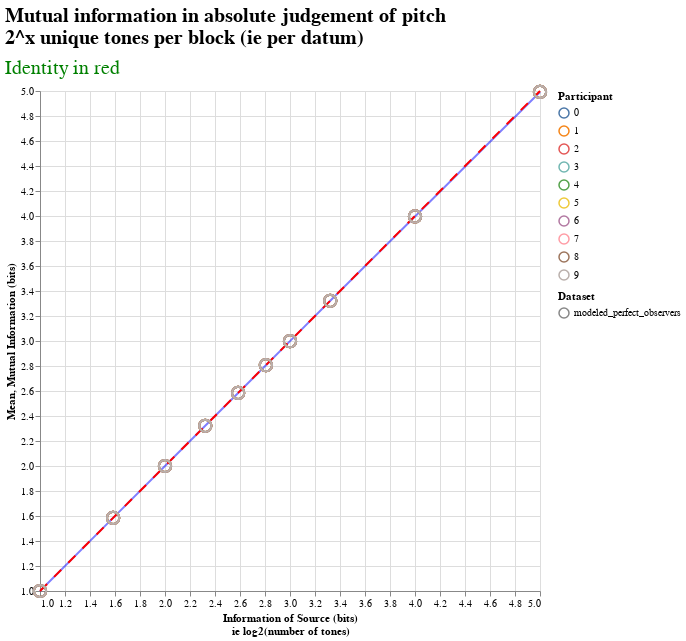

Notebook code for this chart:
### Code cell
plot_mutual_info(identity_model_df)

### Figure 1 — Vega-Lite specification as saved in the notebook (floating-point values rounded to 4 significant figures)
{"config": {"view": {"continuousWidth": 400, "continuousHeight": 300}, "title": {"anchor": "start", "font": "Helvetica", "fontSize": 20}}, "layer": [{"layer": [{"mark": {"type": "line", "color": "blue", "opacity": 0.5}, "encoding": {"x": {"type": "quantitative", "field": "source", "scale": {"domain": [1.0, 5.0]}, "title": ["Information of Source (bits)", "ie log2(number of tones)"]}, "y": {"type": "quantitative", "aggregate": "mean", "field": "mutual", "scale": {"domain": [1.0, 5.0]}, "title": "Mean"}}, "height": 500.0, "title": {"text": ["Mutual information in absolute judgement of pitch", "2^x unique tones per block (ie per datum)"], "subtitle": ["Identity in red"], "color": "black", "subtitleColor": "green", "subtitleFontSize": 20, "subtitlePadding": 10}, "width": 500}, {"mark": {"type": "errorband", "color": "blue", "extent": "ci"}, "encoding": {"x": {"type": "quantitative", "field": "source", "scale": {"domain": [1.0, 5.0]}, "title": ["Information of Source (bits)", "ie log2(number of tones)"]}, "y": {"type": "quantitative", "field": "mutual", "scale": {"domain": [1.0, 5.0]}, "title": ""}}, "height": 500.0, "title": {"text": ["Mutual information in absolute judgement of pitch", "2^x unique tones per block (ie per datum)"], "subtitle": ["Identity in red"], "color": "black", "subtitleColor": "green", "subtitleFontSize": 20, "subtitlePadding": 10}, "width": 500}], "data": {"name": "data-53c466901716ec42d45eb6d93de757f4"}}, {"data": {"name": "data-53c466901716ec42d45eb6d93de757f4"}, "mark": {"type": "line", "color": "red", "strokeDash": [10, 10]}, "encoding": {"x": {"type": "quantitative", "field": "source", "scale": {"domain": [1.0, 5.0]}, "title": ["Information of Source (bits)", "ie log2(number of tones)"]}, "y": {"type": "quantitative", "field": "source", "scale": {"domain": [1.0, 5.0]}, "title": ""}}, "height": 500, "title": {"text": ["Mutual information in absolute judgement of pitch", "2^x unique tones per block (ie per datum)"], "subtitle": ["Identity in red"], "color": "black", "subtitleColor": "green", "subtitleFontSize": 20, "subtitlePadding": 10}, "width": 500}, {"data": {"name": "data-53c466901716ec42d45eb6d93de757f4"}, "mark": {"type": "point", "opacity": 1, "size": 150}, "encoding": {"color": {"type": "nominal", "field": "pid", "title": "Participant"}, "shape": {"type": "nominal", "field": "source_df", "title": "Dataset"}, "x": {"type": "quantitative", "field": "source", "scale": {"domain": [1.0, 5.0]}, "title": ["Information of Source (bits)", "ie log2(number of tones)"]}, "y": {"type": "quantitative", "axis": {"titleColor": "black"}, "field": "mutual", "scale": {"domain": [1.0, 5.0]}, "title": "Mutual Information (bits)"}}, "height": 500, "title": {"text": ["Mutual information in absolute judgement of pitch", "2^x unique tones per block (ie per datum)"], "subtitle": ["Identity in red"], "color": "black", "subtitleColor": "green", "subtitleFontSize": 20, "subtitlePadding": 10}, "width": 500}], "$schema": "https://vega.github.io/schema/vega-lite/v4.8.1.json", "datasets": {"data-53c466901716ec42d45eb6d93de757f4": [{"pid": "0", "source": 1.0, "mutual": 1.0, "source_df": "modeled_perfect_observers"}, {"pid": "0", "source": 1.585, "mutual": 1.585, "source_df": "modeled_perfect_observers"}, {"pid": "0", "source": 2.0, "mutual": 2.0, "source_df": "modeled_perfect_observers"}, {"pid": "0", "source": 2.322, "mutual": 2.322, "source_df": "modeled_perfect_observers"}, {"pid": "0", "source": 2.585, "mutual": 2.584, "source_df": "modeled_perfect_observers"}, {"pid": "0", "source": 2.807, "mutual": 2.807, "source_df": "modeled_perfect_observers"}, {"pid": "0", "source": 3.0, "mutual": 2.999, "source_df": "modeled_perfect_observers"}, {"pid": "0", "source": 3.322, "mutual": 3.322, "source_df": "modeled_perfect_observers"}, {"pid": "0", "source": 4.0, "mutual": 3.997, "source_df": "modeled_perfect_observers"}, {"pid": "0", "source": 5.0, "mutual": 4.992, "source_df": "modeled_perfect_observers"}, {"pid": "1", "source": 1.0, "mutual": 1.0, "source_df": "modeled_perfect_observers"}, {"pid": "1", "source": 1.585, "mutual": 1.585, "source_df": "modeled_perfect_observers"}, {"pid": "1", "source": 2.0, "mutual": 2.0, "source_df": "modeled_perfect_observers"}, {"pid": "1", "source": 2.322, "mutual": 2.322, "source_df": "modeled_perfect_observers"}, {"pid": "1", "source": 2.585, "mutual": 2.584, "source_df": "modeled_perfect_observers"}, {"pid": "1", "source": 2.807, "mutual": 2.807, "source_df": "modeled_perfect_observers"}, {"pid": "1", "source": 3.0, "mutual": 2.999, "source_df": "modeled_perfect_observers"}, {"pid": "1", "source": 3.322, "mutual": 3.322, "source_df": "modeled_perfect_observers"}, {"pid": "1", "source": 4.0, "mutual": 3.997, "source_df": "modeled_perfect_observers"}, {"pid": "1", "source": 5.0, "mutual": 4.992, "source_df": "modeled_perfect_observers"}, {"pid": "2", "source": 1.0, "mutual": 1.0, "source_df": "modeled_perfect_observers"}, {"pid": "2", "source": 1.585, "mutual": 1.585, "source_df": "modeled_perfect_observers"}, {"pid": "2", "source": 2.0, "mutual": 2.0, "source_df": "modeled_perfect_observers"}, {"pid": "2", "source": 2.322, "mutual": 2.322, "source_df": "modeled_perfect_observers"}, {"pid": "2", "source": 2.585, "mutual": 2.584, "source_df": "modeled_perfect_observers"}, {"pid": "2", "source": 2.807, "mutual": 2.807, "source_df": "modeled_perfect_observers"}, {"pid": "2", "source": 3.0, "mutual": 2.999, "source_df": "modeled_perfect_observers"}, {"pid": "2", "source": 3.322, "mutual": 3.322, "source_df": "modeled_perfect_observers"}, {"pid": "2", "source": 4.0, "mutual": 3.997, "source_df": "modeled_perfect_observers"}, {"pid": "2", "source": 5.0, "mutual": 4.992, "source_df": "modeled_perfect_observers"}, {"pid": "3", "source": 1.0, "mutual": 1.0, "source_df": "modeled_perfect_observers"}, {"pid": "3", "source": 1.585, "mutual": 1.585, "source_df": "modeled_perfect_observers"}, {"pid": "3", "source": 2.0, "mutual": 2.0, "source_df": "modeled_perfect_observers"}, {"pid": "3", "source": 2.322, "mutual": 2.322, "source_df": "modeled_perfect_observers"}, {"pid": "3", "source": 2.585, "mutual": 2.584, "source_df": "modeled_perfect_observers"}, {"pid": "3", "source": 2.807, "mutual": 2.807, "source_df": "modeled_perfect_observers"}, {"pid": "3", "source": 3.0, "mutual": 2.999, "source_df": "modeled_perfect_observers"}, {"pid": "3", "source": 3.322, "mutual": 3.322, "source_df": "modeled_perfect_observers"}, {"pid": "3", "source": 4.0, "mutual": 3.997, "source_df": "modeled_perfect_observers"}, {"pid": "3", "source": 5.0, "mutual": 4.992, "source_df": "modeled_perfect_observers"}, {"pid": "4", "source": 1.0, "mutual": 1.0, "source_df": "modeled_perfect_observers"}, {"pid": "4", "source": 1.585, "mutual": 1.585, "source_df": "modeled_perfect_observers"}, {"pid": "4", "source": 2.0, "mutual": 2.0, "source_df": "modeled_perfect_observers"}, {"pid": "4", "source": 2.322, "mutual": 2.322, "source_df": "modeled_perfect_observers"}, {"pid": "4", "source": 2.585, "mutual": 2.584, "source_df": "modeled_perfect_observers"}, {"pid": "4", "source": 2.807, "mutual": 2.807, "source_df": "modeled_perfect_observers"}, {"pid": "4", "source": 3.0, "mutual": 2.999, "source_df": "modeled_perfect_observers"}, {"pid": "4", "source": 3.322, "mutual": 3.322, "source_df": "modeled_perfect_observers"}, {"pid": "4", "source": 4.0, "mutual": 3.997, "source_df": "modeled_perfect_observers"}, {"pid": "4", "source": 5.0, "mutual": 4.992, "source_df": "modeled_perfect_observers"}, {"pid": "5", "source": 1.0, "mutual": 1.0, "source_df": "modeled_perfect_observers"}, {"pid": "5", "source": 1.585, "mutual": 1.585, "source_df": "modeled_perfect_observers"}, {"pid": "5", "source": 2.0, "mutual": 2.0, "source_df": "modeled_perfect_observers"}, {"pid": "5", "source": 2.322, "mutual": 2.322, "source_df": "modeled_perfect_observers"}, {"pid": "5", "source": 2.585, "mutual": 2.584, "source_df": "modeled_perfect_observers"}, {"pid": "5", "source": 2.807, "mutual": 2.807, "source_df": "modeled_perfect_observers"}, {"pid": "5", "source": 3.0, "mutual": 2.999, "source_df": "modeled_perfect_observers"}, {"pid": "5", "source": 3.322, "mutual": 3.322, "source_df": "modeled_perfect_observers"}, {"pid": "5", "source": 4.0, "mutual": 3.997, "source_df": "modeled_perfect_observers"}, {"pid": "5", "source": 5.0, "mutual": 4.992, "source_df": "modeled_perfect_observers"}, {"pid": "6", "source": 1.0, "mutual": 1.0, "source_df": "modeled_perfect_observers"}, {"pid": "6", "source": 1.585, "mutual": 1.585, "source_df": "modeled_perfect_observers"}, {"pid": "6", "source": 2.0, "mutual": 2.0, "source_df": "modeled_perfect_observers"}, {"pid": "6", "source": 2.322, "mutual": 2.322, "source_df": "modeled_perfect_observers"}, {"pid": "6", "source": 2.585, "mutual": 2.584, "source_df": "modeled_perfect_observers"}, {"pid": "6", "source": 2.807, "mutual": 2.807, "source_df": "modeled_perfect_observers"}, {"pid": "6", "source": 3.0, "mutual": 2.999, "source_df": "modeled_perfect_observers"}, {"pid": "6", "source": 3.322, "mutual": 3.322, "source_df": "modeled_perfect_observers"}, {"pid": "6", "source": 4.0, "mutual": 3.997, "source_df": "modeled_perfect_observers"}, {"pid": "6", "source": 5.0, "mutual": 4.992, "source_df": "modeled_perfect_observers"}, {"pid": "7", "source": 1.0, "mutual": 1.0, "source_df": "modeled_perfect_observers"}, {"pid": "7", "source": 1.585, "mutual": 1.585, "source_df": "modeled_perfect_observers"}, {"pid": "7", "source": 2.0, "mutual": 2.0, "source_df": "modeled_perfect_observers"}, {"pid": "7", "source": 2.322, "mutual": 2.322, "source_df": "modeled_perfect_observers"}, {"pid": "7", "source": 2.585, "mutual": 2.584, "source_df": "modeled_perfect_observers"}, {"pid": "7", "source": 2.807, "mutual": 2.807, "source_df": "modeled_perfect_observers"}, {"pid": "7", "source": 3.0, "mutual": 2.999, "source_df": "modeled_perfect_observers"}, {"pid": "7", "source": 3.322, "mutual": 3.322, "source_df": "modeled_perfect_observers"}, {"pid": "7", "source": 4.0, "mutual": 3.997, "source_df": "modeled_perfect_observers"}, {"pid": "7", "source": 5.0, "mutual": 4.992, "source_df": "modeled_perfect_observers"}, {"pid": "8", "source": 1.0, "mutual": 1.0, "source_df": "modeled_perfect_observers"}, {"pid": "8", "source": 1.585, "mutual": 1.585, "source_df": "modeled_perfect_observers"}, {"pid": "8", "source": 2.0, "mutual": 2.0, "source_df": "modeled_perfect_observers"}, {"pid": "8", "source": 2.322, "mutual": 2.322, "source_df": "modeled_perfect_observers"}, {"pid": "8", "source": 2.585, "mutual": 2.584, "source_df": "modeled_perfect_observers"}, {"pid": "8", "source": 2.807, "mutual": 2.807, "source_df": "modeled_perfect_observers"}, {"pid": "8", "source": 3.0, "mutual": 2.999, "source_df": "modeled_perfect_observers"}, {"pid": "8", "source": 3.322, "mutual": 3.322, "source_df": "modeled_perfect_observers"}, {"pid": "8", "source": 4.0, "mutual": 3.997, "source_df": "modeled_perfect_observers"}, {"pid": "8", "source": 5.0, "mutual": 4.992, "source_df": "modeled_perfect_observers"}, {"pid": "9", "source": 1.0, "mutual": 1.0, "source_df": "modeled_perfect_observers"}, {"pid": "9", "source": 1.585, "mutual": 1.585, "source_df": "modeled_perfect_observers"}, {"pid": "9", "source": 2.0, "mutual": 2.0, "source_df": "modeled_perfect_observers"}, {"pid": "9", "source": 2.322, "mutual": 2.322, "source_df": "modeled_perfect_observers"}, {"pid": "9", "source": 2.585, "mutual": 2.584, "source_df": "modeled_perfect_observers"}, {"pid": "9", "source": 2.807, "mutual": 2.807, "source_df": "modeled_perfect_observers"}, {"pid": "9", "source": 3.0, "mutual": 2.999, "source_df": "modeled_perfect_observers"}, {"pid": "9", "source": 3.322, "mutual": 3.322, "source_df": "modeled_perfect_observers"}, {"pid": "9", "source": 4.0, "mutual": 3.997, "source_df": "modeled_perfect_observers"}, {"pid": "9", "source": 5.0, "mutual": 4.992, "source_df": "modeled_perfect_observers"}]}}
